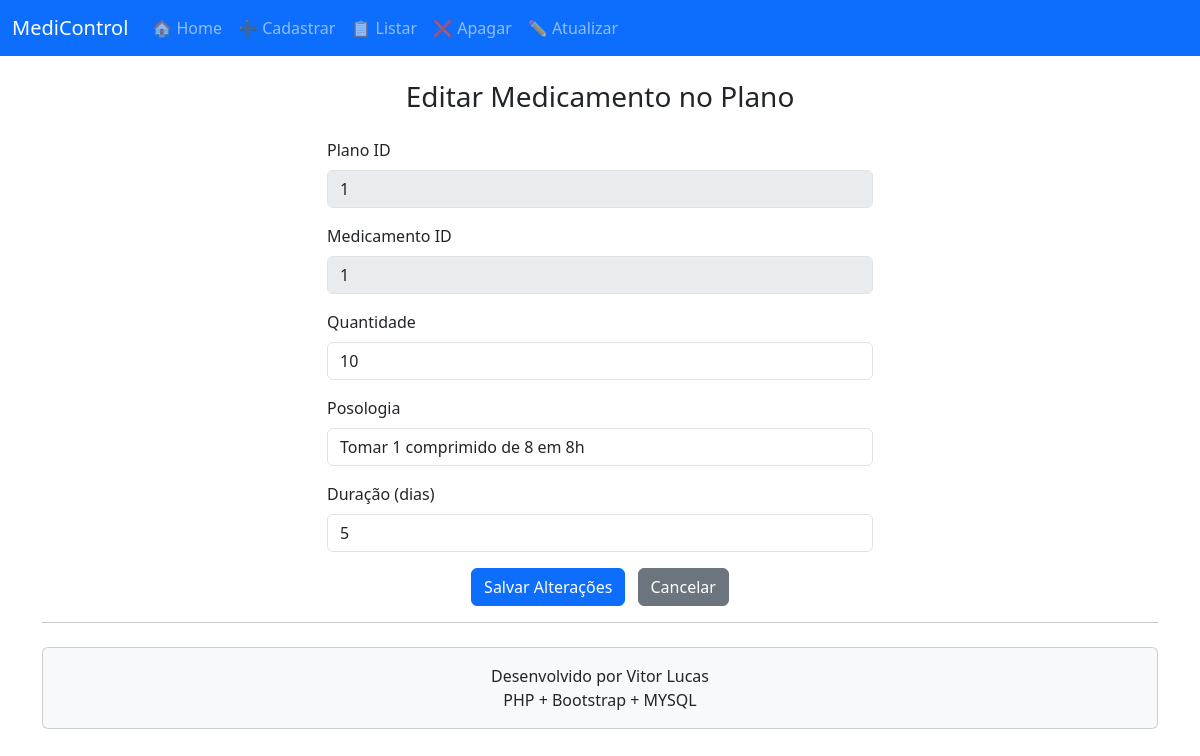
Page /view.formAltPlanoUsoMedicamento.php?plano_id=1&medicamento_id=1 on the committed database.
### tables this page shows
CREATE TABLE planouso_medicamento (
	plano_id INTEGER NOT NULL,
	medicamento_id INTEGER NOT NULL,
	quantidade INTEGER NOT NULL,
	posologia VARCHAR(100) NOT NULL,
	duracao_dias INTEGER NOT NULL,
	PRIMARY KEY (plano_id, medicamento_id),
	FOREIGN KEY (plano_id) REFERENCES planouso(id_plano),
	FOREIGN KEY (medicamento_id) REFERENCES medicamento(id_medicamento)
);

### model.planoUsoMedicamento.class.php (called while the page is built, shortened)
<?php
include_once('model.persistirBD.class.php');
class planousoMedicamento {
    public $plano_id;
    public $medicamento_id;
    public $quantidade;
    public $posologia;
    public $duracao_dias;
    function __construct($plano_id = "", $medicamento_id = "", $quantidade = "", $posologia = "", $duracao_dias = "") {
        $this->plano_id = $plano_id;
        $this->medicamento_id = $medicamento_id;
        $this->quantidade = $quantidade;
        $this->posologia = $posologia;
        $this->duracao_dias = $duracao_dias;
    }
    function buscar($plano_id, $medicamento_id) {
        $bd = new persistirBD("127.0.0.1", "root", "", "bd_medicamentos");
        $bd->conectar();
        $bd->persistir("SELECT * FROM planouso_medicamento WHERE plano_id=".$plano_id." AND medicamento_id=".$medicamento_id);
        $res = $bd->retornoConsultas();
        foreach ($res as $aux) {
            $this->plano_id = $aux[0];
            $this->medicamento_id = $aux[1];
            $this->quantidade = $aux[2];
            $this->posologia = $aux[3];
            $this->duracao_dias = $aux[4];
        }
    }
    function getPlanoId() {
        return $this->plano_id;
    }
    function getMedicamentoId() {
        return $this->medicamento_id;
    }
    function getQuantidade() {
        return $this->quantidade;
    }
    function getPosologia() {
        return $this->posologia;
    }
    function getDuracaoDias() {
        return $this->duracao_dias;
    }
}
?>

### model.persistirBD.class.php (called while the page is built, shortened)
<?php
class persistirBD {
	protected $servidor;
	protected $usuario;
	protected $senha;
	protected $banco;
	protected $resultado;
	protected $db;
	function __construct($srv,$usu,$pass,$bd) {
		$this->servidor = $srv;
		$this->usuario = $usu;
		$this->senha = $pass;
		$this->banco = $bd;
	}
       public function conectar() {
		$this->db = new mysqli($this->servidor,$this->usuario,$this->senha,$this->banco);
		if(mysqli_connect_errno()){
			return 0;
		} else {
			return 1;
		}
	}
	public function persistir($sql) {
		$this->consulta = $sql;
		$this->resultado = $this->db->query($this->consulta);
	}
	public function retornoConsultas() {
		$tuplas = [];
		while ($ttuplas = $this->resultado->fetch_array(MYSQLI_NUM)) {
			$tuplas[] = $ttuplas;
		}
		return $tuplas;
	}
}
?>

### view.formAltPlanoUsoMedicamento.php (the view, shortened to what this page needs)
<?php
include_once('view.cabecalho.php');
include_once('model.planousoMedicamento.class.php');
$plano_id = isset($_GET['plano_id']) ? intval($_GET['plano_id']) : 0;
$medicamento_id = isset($_GET['medicamento_id']) ? intval($_GET['medicamento_id']) : 0;
if ($plano_id > 0 && $medicamento_id > 0) {
    $registro = new planousoMedicamento();
    $registro->buscar($plano_id, $medicamento_id);
} else {
    echo "<div class='alert alert-danger text-center'>Parâmetros inválidos para edição.</div>";
    include_once('view.rodape.php');
    exit;
}
?>
<div class="container mt-4">
    <h3 class="text-center mb-4">Editar Medicamento no Plano</h3>
    <form method="POST" action="controller.updPlanoUsoMedicamento.php" class="w-50 mx-auto">
        <div class="mb-3">
            <label class="form-label">Plano ID</label>
            <input type="text" class="form-control" value="<?php echo $registro->getPlanoId(); ?>" disabled>
        </div>
        <div class="mb-3">
            <label class="form-label">Medicamento ID</label>
            <input type="text" class="form-control" value="<?php echo $registro->getMedicamentoId(); ?>" disabled>
        </div>
        <div class="mb-3">
            <label for="quantidade" class="form-label">Quantidade</label>
            <input type="number" class="form-control" id="quantidade" name="quantidade" value="<?php echo $registro->getQuantidade(); ?>" required>
        </div>
        <div class="mb-3">
            <label for="posologia" class="form-label">Posologia</label>
            <input type="text" class="form-control" id="posologia" name="posologia" value="<?php echo htmlspecialchars($registro->getPosologia()); ?>" required>
        </div>
        <div class="mb-3">
            <label for="duracao_dias" class="form-label">Duração (dias)</label>
            <input type="number" class="form-control" id="duracao_dias" name="duracao_dias" value="<?php echo $registro->getDuracaoDias(); ?>" required>
        </div>
        <div class="text-center">
            <button type="submit" class="btn btn-primary">Salvar Alterações</button>
            <a href="view.ListarPlanoUsoMedicamento.php?plano_id=<?php echo $registro->getPlanoId(); ?>" class="btn btn-secondary ms-2">Cancelar</a>
        </div>
    </form>
</div>
<?php include_once('view.rodape.php'); ?>

### rows in the picture
planouso_medicamento: plano "1", medicamento "1", quantidade "10", posologia "Tomar 1 comprimido de 8 em 8h", duracao_dias "5"
